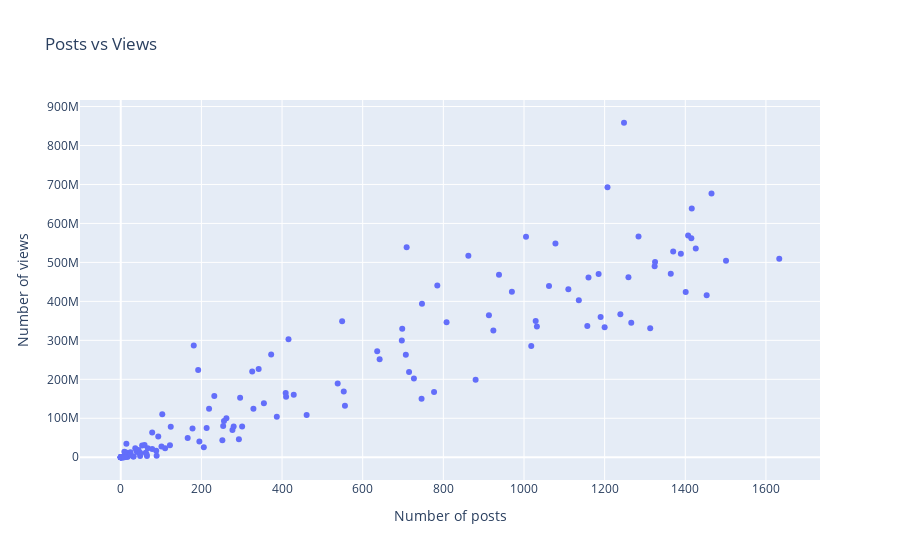

This figure's notebook cell:
### Markdown cell above
* Also, as the team size increases, following the increasing of posts, it also increases the number of posts views per team.
* The peak as in a team with 331 users, which sums together almost 1 billion posts views.

### Code cell
# Posts vs Views
fig = px.scatter(x=teamactivity.posts, y=teamactivity.views,
                 labels={'x':'Number of posts', 'y':'Number of views'},
                  title='Posts vs Views')
fig.show()

### Figure 1 — Plotly figure (JSON) as saved in the notebook; plotly's stock layout.template omitted (floating-point values rounded to 4 significant figures; data arrays with more than 128 entries replaced by an {"elided": "..."} marker saying what was removed)
{"data": [{"hoverlabel": {"namelength": 0}, "hovertemplate": "Number of posts=%{x}<br>Number of views=%{y}", "legendgroup": "", "marker": {"color": "#636efa", "symbol": "circle"}, "mode": "markers", "name": "", "showlegend": false, "type": "scatter", "x": {"elided": "150 int values"}, "xaxis": "x", "y": {"elided": "150 int values"}, "yaxis": "y"}], "layout": {"autosize": true, "legend": {"tracegroupgap": 0}, "title": {"text": "Posts vs Views"}, "xaxis": {"anchor": "y", "autorange": true, "domain": [0, 1], "range": [-103.2, 1736.0], "title": {"text": "Number of posts"}, "type": "linear"}, "yaxis": {"anchor": "x", "autorange": true, "domain": [0, 1], "range": [-62870000.0, 921200000.0], "title": {"text": "Number of views"}, "type": "linear"}}}
